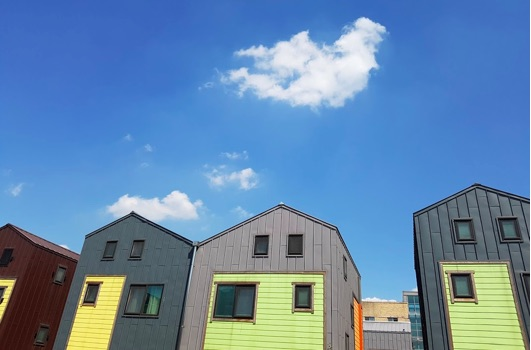
#> input picture deepLearning/lab3/house.jpg, 531 x 350 px
$ python 1.harisconerDet.py   (older library calls are emulated)
#> lines starting #> are read from the running program, lines starting #| are printed output that depends on the picture; after the words box and inside, x2 and y2 are one past the last pixel; in counts of white or black regions, pixels touching at a corner belong together
import cv2
import numpy as np
from matplotlib import pyplot as plt

img = cv2.imread("./house.jpg")
#> img is the input picture: shape (350, 531, 3); mean B, G, R 172, 135.4, 99.8
gray = cv2.cvtColor(img, cv2.COLOR_BGR2GRAY)
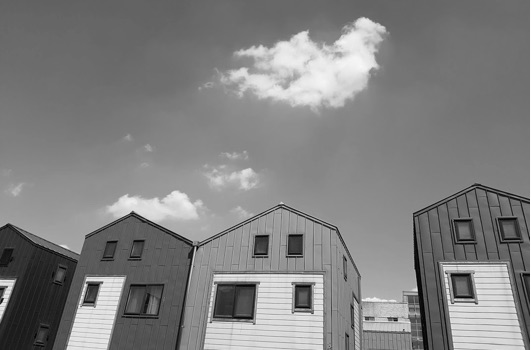
#> gray: shape (350, 531); min 0, max 255, mean 128.9

# 코너 검출
corner = cv2.cornerHarris(gray, 2, 3, 0.04)
# 변화령 결과의 105이상인 좌표 구하기
coord = np.where(corner > 0.1 * corner.max())
#> coord = 108 positions, rows 198 to 332, columns 0 to 530
coord = np.stack((coord[1], coord[0]), axis=-1)
#> coord = 108 pairs, first value 0 to 530, second value 198 to 332

# 동그라미 그리기
for x, y in coord:
    cv2.circle(img, (x, y), 5, (0, 0, 255), 1, cv2.LINE_AA)
#> this loop made 108 passes
#> (x, y) on passes 1 to 12: (529, 198), (529, 199), (530, 199), (529, 200), (530, 200), (529, 201), (530, 201), (529, 202), (529, 203), (530, 203), (529, 204), (529, 205)
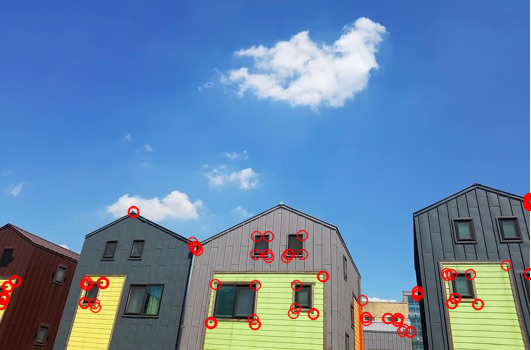
#> img: shape (350, 531, 3); 2.52% of pixels changed, all inside (x1, y1, x2, y2) = (0, 192, 531, 339)
# 변화량 정규화
corner_norm = cv2.normalize(corner, None, 0, 255, cv2.NORM_MINMAX, cv2.CV_8U)

corner_img = cv2.cvtColor(corner_norm, cv2.COLOR_GRAY2RGB)
merged = np.hstack((corner_img, cv2.cvtColor(img, cv2.COLOR_BGR2RGB)))
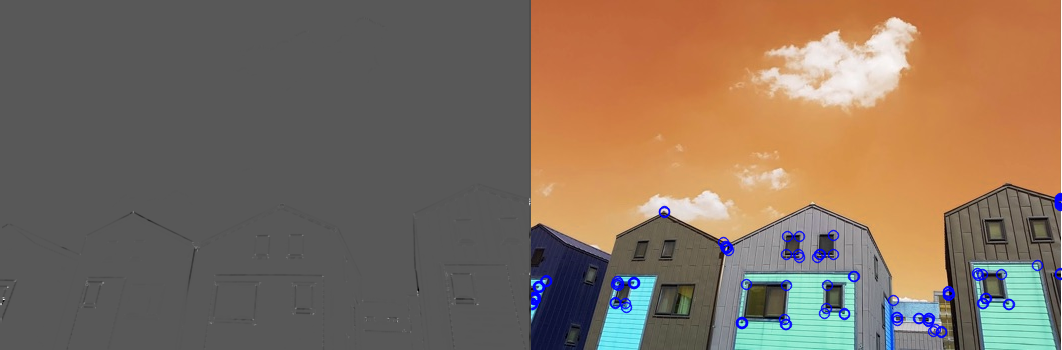
#> merged: shape (350, 1062, 3); mean B, G, R 94.6, 110.6, 129

plt.imshow(merged)
plt.show()
